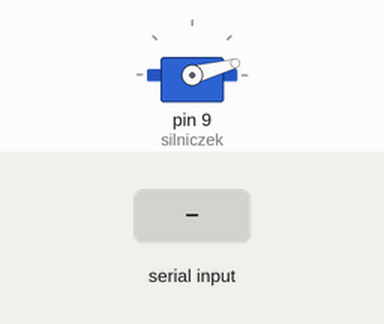
This sketch was run on a simulated Arduino Uno, built with avr-gcc and run on an emulated ATmega328P. Shown: servo. The inputs (shaded band) are chosen by the test bench. What the sketch prints to the serial monitor is not drawn.

Above: at 2.0 s.
2.1 s: "90,45\n" received over Serial
At 4.9 s:
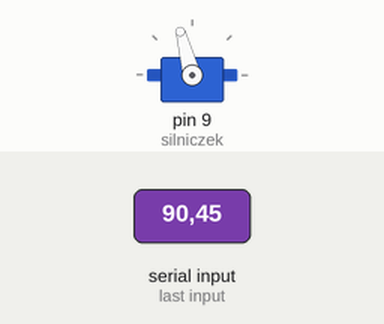
5.1 s: "30,150\n" received over Serial
At 7.4 s:
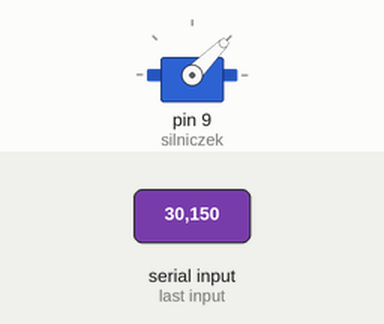
8.1 s: "5\n" received over Serial
At 10.8 s:
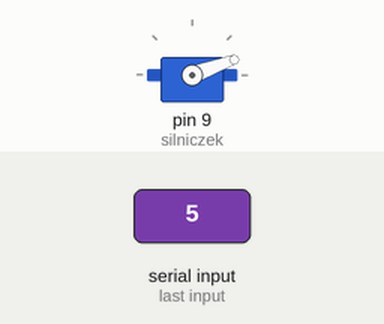
11.1 s: "90\n" received over Serial
At 14.3 s:
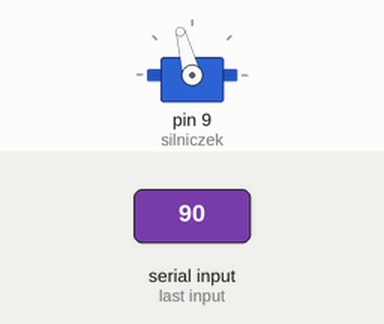
Timing chart, 0 to 15.1 s (numbered marks = the images above; inputs shaded):
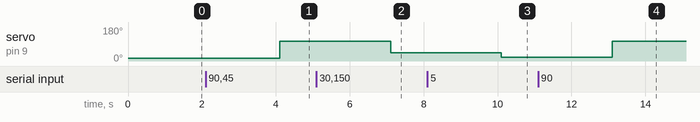

The sketch:

sketch_jan23a.ino
```cpp
#import <Servo.h>

Servo silniczek;
int obrot = 0;
int adc = 0;

/*
void main(){
  while(true){
    if(Serial.available() > 0){
      obrot = Serial.readStringUntil('/n').toInt();
      delay(1000);
      if(obrot >= 0 && obrot <= 180){
        silniczek.write(obrot);
        delay(1000);
      } else{
        Serial.println("Wybierz liczbe z zakresu 0-180 !");
        delay(1000);
        main(){
      }
    }
  }
}
*/

void setup() {
  silniczek.attach(9);
  silniczek.write(15);
  Serial.begin(9600);
}

void loop() {
  Serial.println("Wybierz liczbe z przedzialu 0-180, aby obrocic serwo.");
  delay(1000);

  //main();

  while(true){
    if(Serial.available() > 0){
      obrot = Serial.readStringUntil('/n').toInt();
      delay(1000);

      if(obrot >= 0 && obrot <= 180){
        silniczek.write(obrot + 15);
        delay(1000);
      } else{
        Serial.println("Wybierz liczbe z zakresu 0-180 !");
        delay(1000);
        loop();
      }
    }
  }
}
```

Measured:
- after the input at 2.1 s, servo on pin 9 (silniczek): 15° → 105° after 2.0 s
- after the input at 5.1 s, servo on pin 9 (silniczek): 105° → 45° after 2.0 s
- after the input at 8.1 s, servo on pin 9 (silniczek): 45° → 20° after 2.0 s
- after the input at 11.1 s, servo on pin 9 (silniczek): 20° → 105° after 2.0 s
